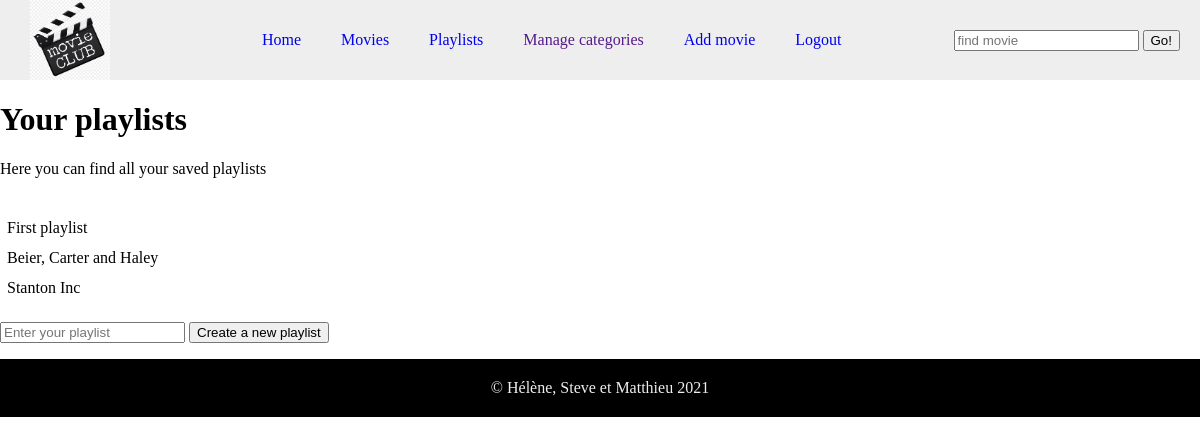
The app's page /playlist.php (signed in), older data.
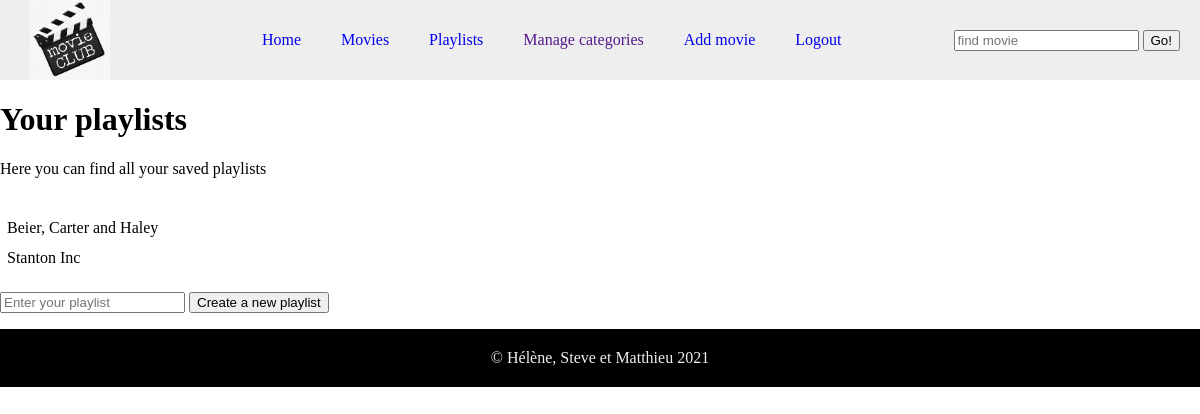
The same page, newer data.
### tables this page shows
CREATE TABLE `playlist` (
  `id` int(11) NOT NULL,
  `name` varchar(255) NOT NULL,
  `date_of_creation` date NOT NULL,
  `user_id` int(11) NOT NULL
);

### playlist.php (the view, shortened to what this page needs)
<!DOCTYPE html>
<html lang="en">
<head>
    <link rel="stylesheet" href="style/style.css">
</head>
<body>
    <nav>
        <?php
        require_once "components/nav.php";
        ?>
    </nav>
    <main>
        <h1>Your playlists</h1>
        <p>Here you can find all your saved playlists</p>
        <br>
        <?php
        include_once('scripts_php/database.php');
        $playlists = [];
        if (isset($_SESSION['email'])) {
            $playlistQuery = "SELECT * FROM playlist as p
            INNER JOIN users as u ON u.id = p.user_id WHERE email='" . $_SESSION['email'] . "'";
            $result = mysqli_query($conn, $playlistQuery);
            $playlists = mysqli_fetch_all($result, MYSQLI_ASSOC);
        } else {
            echo '<p class = "error">You need to login in order to see your playlists or add a playlist.</p>';
        }
?>
        <table>
            <?php foreach ($playlists as $playlist) { ?>
                <tr>
                    <td><?php echo $playlist["name"] ?></td>
                </tr>
            <?php } ?>
        </table>
        <br>
        <form action="" method="post">
            <input type="text" name="playlistName" placeholder="Enter your playlist" id="">
            <input type="submit" name="addPlaylist" value="Create a new playlist">
        </form>
    </main>
    <footer>
    </footer>
</body>
</html>

Row changes from the older to the newer data that the page shows:
no longer on this page (row edited): playlist: name "First playlist"
